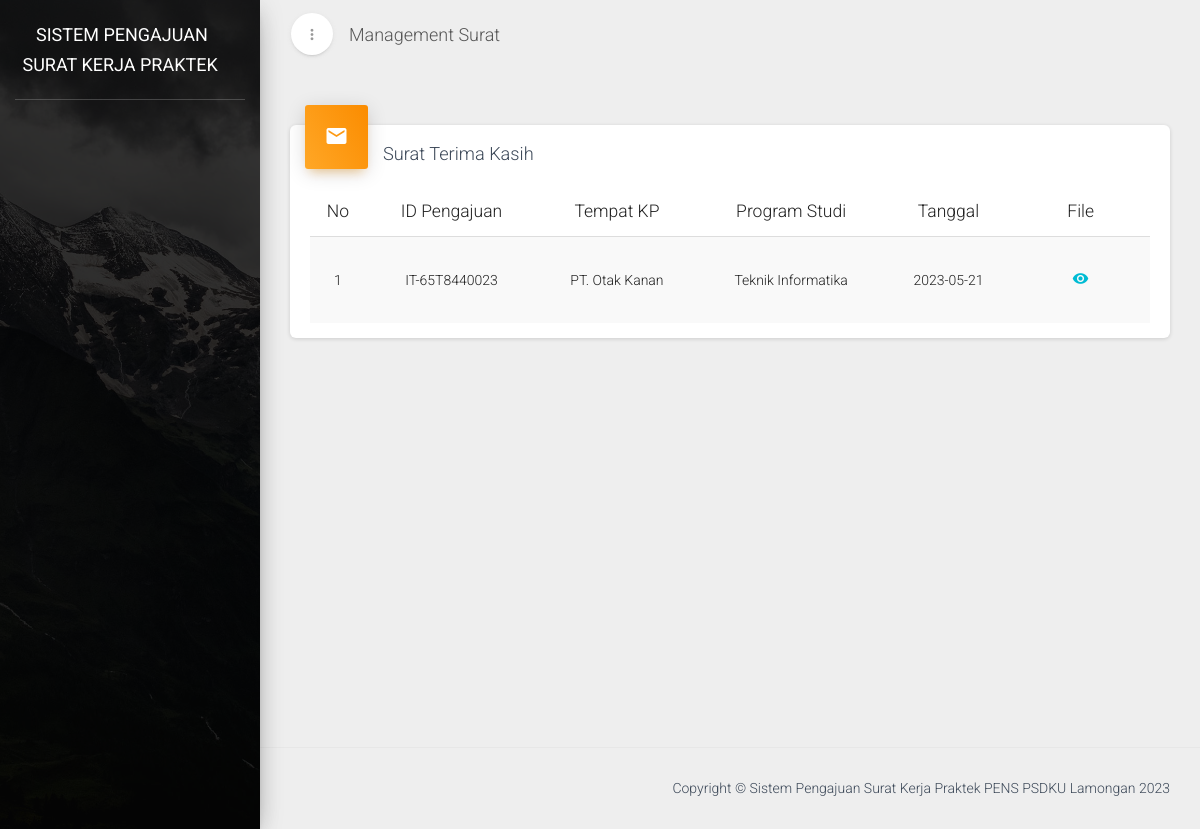
The app's page /index.php/surat/terima_kasih with its own data.
### tables this page shows
CREATE TABLE `terima_kasih` (
  `id_terima_kasih` int(11) NOT NULL,
  `nama_terima_kasih` varchar(100) NOT NULL,
  `tempat_terima_kasih` varchar(100) NOT NULL,
  `tanggal_terima_kasih` date NOT NULL DEFAULT current_timestamp(),
  `prodi_terima_kasih` varchar(100) NOT NULL,
  `file_terima_kasih` varchar(200) NOT NULL
);

### application/controllers/Surat.php (called while the page is built, shortened)
<?php
class Surat extends CI_Controller
{
    public function __construct()
    {
        $this->load->model('dashboard_model', 'dashboard');
    }
    public function terima_kasih()
    {
        $judul = [
            'title' => 'Management Surat',
            'sub_title' => 'Surat Terima Kasih',
            'notifikasiBaak' => $this->dashboard->total_rows_baak(),
            'notifikasiKoor' => $this->dashboard->total_rows_koor(),
            'notifikasiSurat' => $this->dashboard->total_rows_surat()
        ];
        $data['data'] = $this->db->get('terima_kasih')->result_array();
        $this->load->view('templates/header', $judul);
        $this->load->view('surat/terima_kasih', $data);
        $this->load->view('templates/footer');
    }
}

### index.php (called while the page is built, shortened)
<?php
require_once BASEPATH.'core/CodeIgniter.php';

### application/views/surat/terima_kasih.php (the view, shortened to what this page needs)
<div class="content">
	<div class="container-fluid">
		<div class="row">
			<div class="col-md-12">
				<div class="card">
					<div class="card-header card-header-icon" data-background-color="orange">
						<i class="material-icons">mail</i>
					</div>
					<div class="card-content">
						<h4 class="card-title">Surat Terima Kasih</h4>
						<div class="material-datatables">
							<table id="datatables" class="table table-striped table-no-bordered table-hover"
								cellspacing="0" width="100%" style="width:100%">
								<thead>
									<tr>
										<th class="text-center">No</th>
										<th class="text-center">ID Pengajuan</th>
										<th class="text-center">Tempat KP</th>
										<th class="text-center">Program Studi</th>
										<th class="text-center">Tanggal</th>
										<th class="text-center">File</th>
									</tr>
								</thead>
								<tbody>
									<?php $no = 1; ?>
									<?php foreach ($data as $key) : ?>
									<tr class="text-center">
										<td><?= $no; ?></td>
										<td><?= $key['nama_terima_kasih']; ?></td>
										<td><?= $key['tempat_terima_kasih']; ?></td>
										<td><?= $key['prodi_terima_kasih']; ?></td>
										<td><?= $key['tanggal_terima_kasih']; ?></td>
										<td>
											<button class="btn btn-simple btn-info" data-toggle="modal"
												data-target="#lihatSurat<?= $key['id_terima_kasih']; ?>"><i
													class="material-icons">remove_red_eye</i>
											</button>
										</td>
									</tr>
									<?php $no++; ?>
									<?php endforeach; ?>
								</tbody>
							</table>
						</div>
					</div>
				</div>
			</div>
		</div>
	</div>
</div>

### records on screen
terima_kasih: nama_terima_kasih "IT-65T8440023", tempat_terima_kasih "PT. Otak Kanan", prodi_terima_kasih "Teknik Informatika", tanggal_terima_kasih "2023-05-21"

### other values on screen
$title "Management Surat"
